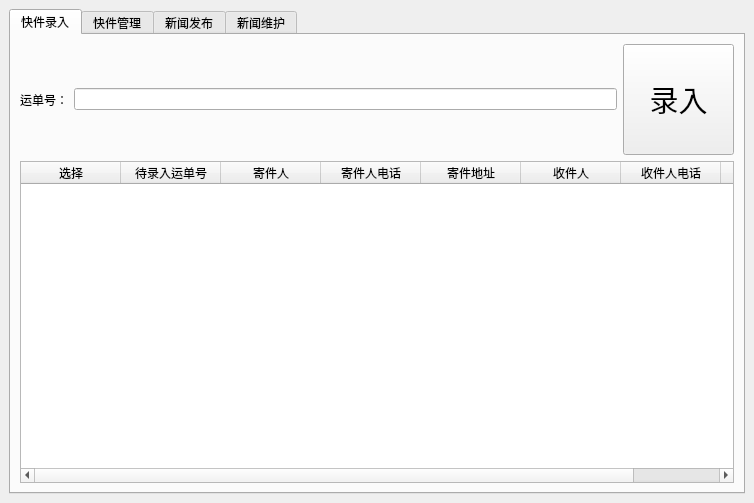
<?xml version="1.0" encoding="UTF-8"?>
<ui version="4.0">
 <class>MainWindow</class>
 <widget class="QMainWindow" name="MainWindow">
  <property name="geometry">
   <rect>
    <x>0</x>
    <y>0</y>
    <width>754</width>
    <height>503</height>
   </rect>
  </property>
  <property name="windowTitle">
   <string>管理员系统</string>
  </property>
  <widget class="QWidget" name="centralwidget">
   <layout class="QVBoxLayout" name="verticalLayout_2">
    <item>
     <widget class="QTabWidget" name="tabWidget">
      <property name="tabPosition">
       <enum>QTabWidget::North</enum>
      </property>
      <property name="tabShape">
       <enum>QTabWidget::Rounded</enum>
      </property>
      <property name="currentIndex">
       <number>0</number>
      </property>
      <widget class="QWidget" name="tab_packages_insert">
       <attribute name="title">
        <string>快件录入</string>
       </attribute>
       <layout class="QVBoxLayout" name="verticalLayout_4">
        <item>
         <layout class="QVBoxLayout" name="verticalLayout_3">
          <item>
           <layout class="QHBoxLayout" name="horizontalLayout_3">
            <item>
             <widget class="QLabel" name="label_10">
              <property name="text">
               <string>运单号：</string>
              </property>
             </widget>
            </item>
            <item>
             <widget class="QLineEdit" name="lineEdit_11">
              <property name="styleSheet">
               <string notr="true"/>
              </property>
             </widget>
            </item>
            <item>
             <widget class="QToolButton" name="toolButton">
              <property name="minimumSize">
               <size>
                <width>111</width>
                <height>111</height>
               </size>
              </property>
              <property name="font">
               <font>
                <pointsize>22</pointsize>
               </font>
              </property>
              <property name="text">
               <string>录入</string>
              </property>
              <property name="icon">
               <iconset resource="../OneDrive/Express_admin_system/images/images.qrc">
                <normaloff>:/images/add.png</normaloff>:/images/add.png</iconset>
              </property>
              <property name="iconSize">
               <size>
                <width>64</width>
                <height>64</height>
               </size>
              </property>
              <property name="toolButtonStyle">
               <enum>Qt::ToolButtonTextUnderIcon</enum>
              </property>
             </widget>
            </item>
           </layout>
          </item>
          <item>
           <widget class="QTableWidget" name="tableWidget">
            <column>
             <property name="text">
              <string>选择</string>
             </property>
            </column>
            <column>
             <property name="text">
              <string>待录入运单号</string>
             </property>
            </column>
            <column>
             <property name="text">
              <string>寄件人</string>
             </property>
            </column>
            <column>
             <property name="text">
              <string>寄件人电话</string>
             </property>
            </column>
            <column>
             <property name="text">
              <string>寄件地址</string>
             </property>
            </column>
            <column>
             <property name="text">
              <string>收件人</string>
             </property>
            </column>
            <column>
             <property name="text">
              <string>收件人电话</string>
             </property>
            </column>
            <column>
             <property name="text">
              <string>收件地址</string>
             </property>
            </column>
           </widget>
          </item>
         </layout>
        </item>
       </layout>
      </widget>
      <widget class="QWidget" name="tab_packages_manage">
       <attribute name="title">
        <string>快件管理</string>
       </attribute>
       <layout class="QVBoxLayout" name="verticalLayout">
        <item>
         <layout class="QHBoxLayout" name="horizontalLayout">
          <item>
           <widget class="QLineEdit" name="lineEdit"/>
          </item>
          <item>
           <widget class="QToolButton" name="toolButton_search">
            <property name="text">
             <string>...</string>
            </property>
            <property name="icon">
             <iconset resource="../OneDrive/Express_admin_system/images/images.qrc">
              <normaloff>:/images/search.png</normaloff>:/images/search.png</iconset>
            </property>
           </widget>
          </item>
         </layout>
        </item>
        <item>
         <widget class="QListWidget" name="listWidget"/>
        </item>
        <item>
         <layout class="QHBoxLayout" name="horizontalLayout_2">
          <item>
           <widget class="QToolButton" name="toolButton_modify">
            <property name="minimumSize">
             <size>
              <width>111</width>
              <height>111</height>
             </size>
            </property>
            <property name="text">
             <string>修改</string>
            </property>
            <property name="icon">
             <iconset resource="../OneDrive/Express_admin_system/images/images.qrc">
              <normaloff>:/images/addd.png</normaloff>:/images/addd.png</iconset>
            </property>
            <property name="iconSize">
             <size>
              <width>64</width>
              <height>64</height>
             </size>
            </property>
            <property name="toolButtonStyle">
             <enum>Qt::ToolButtonTextUnderIcon</enum>
            </property>
           </widget>
          </item>
          <item>
           <widget class="QToolButton" name="toolButton_remove">
            <property name="minimumSize">
             <size>
              <width>111</width>
              <height>111</height>
             </size>
            </property>
            <property name="text">
             <string>删除</string>
            </property>
            <property name="icon">
             <iconset resource="../OneDrive/Express_admin_system/images/images.qrc">
              <normaloff>:/images/remove.png</normaloff>:/images/remove.png</iconset>
            </property>
            <property name="iconSize">
             <size>
              <width>64</width>
              <height>64</height>
             </size>
            </property>
            <property name="toolButtonStyle">
             <enum>Qt::ToolButtonTextUnderIcon</enum>
            </property>
           </widget>
          </item>
         </layout>
        </item>
       </layout>
      </widget>
      <widget class="QWidget" name="tab_news_insert">
       <attribute name="title">
        <string>新闻发布</string>
       </attribute>
      </widget>
      <widget class="QWidget" name="tab_news_mantain">
       <attribute name="title">
        <string>新闻维护</string>
       </attribute>
      </widget>
     </widget>
    </item>
   </layout>
  </widget>
 </widget>
 <resources>
  <include location="../OneDrive/Express_admin_system/images/images.qrc"/>
 </resources>
 <connections/>
</ui>
